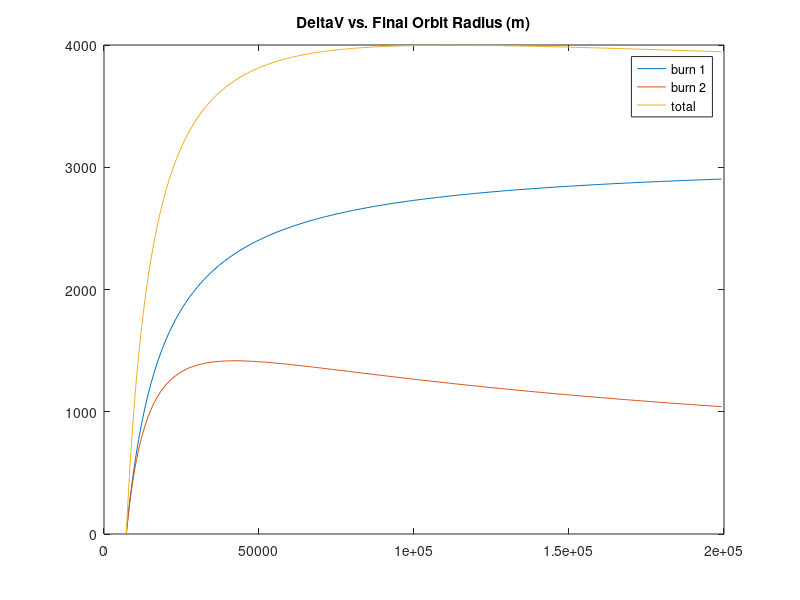
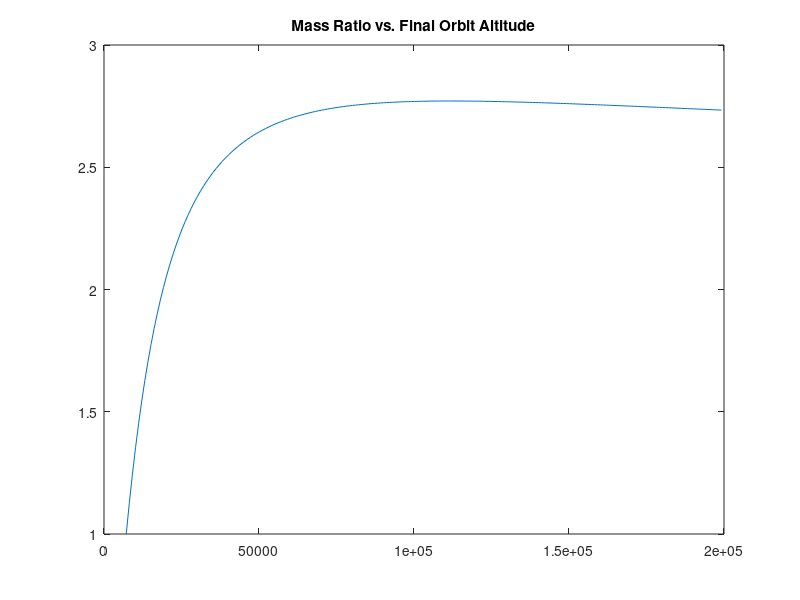

MATLAB code for these plots, in order:
%jjs280
%03/31/2021
%This code is used to calculate the performance of the chemical kick stage
%Calculate deltaV to get to Earth SOI and required mass ratio with a chemical kick stage
clc;
%clear;
close all;


%Hohmann Transfer from assembly orbit to intermediate orbit:
mu_earth = 3.986e14; %[m^3/s^2]
R_earth = 6.371e6; %[m]
initial_altitude = 8e5;% [m]
R_im = (R_earth + initial_altitude):1e6:2e8; %[m]
a1 = R_earth + initial_altitude;
a2 = R_im;
g0 = 9.807; %[m/s]
%Calculate deltaV
deltaV_1 = sqrt(mu_earth./a1).*(sqrt((2.*a2)./(a1+a2))-1);
deltaV_2 = sqrt(mu_earth./a2).*(1-sqrt((2.*a1)./(a1+a2)));
%Kick Stage Sizing (Biprop, Full Hohmann to MEO)
Isp = 400; %[s]
spacecraft_dry_mass = 300e3; %[kg]
Mratio = exp((deltaV_1+deltaV_2)/(Isp*g0));
propellant_mass = spacecraft_dry_mass*(Mratio - 1);
%disp(['Propellant mass for a Hohmann Transfer from LEO to MEO is: ',num2str(propellant_mass),' kg']);
figure()
plot(a2.*1e-3,deltaV_1,a2.*1e-3,deltaV_2,a2.*1e-3,(deltaV_2+deltaV_1));
title('DeltaV vs. Final Orbit Radius (m)');
legend('burn 1', 'burn 2', 'total');
figure()
plot(a2*1e-3,Mratio);
title('Mass Ratio vs. Final Orbit Altitude');

%Boost Stage Sizing (Big Boost)
%120000kg Biprop, 110000 kg propellant, Isp = 400s;
Isp = 400;% [s]
spacecraft_dry_mass = 3.5e5+1e4; %[kg]
solid_propellant_mass = 1e5;% [kg]
deltaV_kick = Isp*g0*log((spacecraft_dry_mass+solid_propellant_mass)/spacecraft_dry_mass);
disp(['Delta V for the boost stage is: ',num2str(deltaV_kick),' m/s']);

%Kick Stage Sizing (Partial kick)
%4x 6000kg SRs, 5000 kg propellant each, Isp = 300s, burn 4 at once;
Isp = 302.9;% [s]
spacecraft_dry_mass = 500000; %[kg]
solid_propellant_mass = 4*4.5e3;% [kg]
deltaV_kick = Isp*g0*log((spacecraft_dry_mass+solid_propellant_mass)/spacecraft_dry_mass);
disp(['Delta V for the kick stage is: ',num2str(deltaV_kick),' m/s']);

%Hohmann Transfer from assembly orbit to Earth SOI:
%{
%CONCLUSION: Chemical kick stage cannot be used to carry s/c to Earth SOI, it would need >400 mT of propellant
mu_earth = 3.986e14; %[m^3/s^2]
R_earth = 6.371e6; %[m]
R_earth_SOI = 0.929e9; %[m]
initial_altitude = 600e3;% [m]
a1 = R_earth + initial_altitude;
a2 = R_earth_SOI;
g0 = 9.807; %[m/s]
%Calculate deltaV
deltaV_1 = sqrt(mu_earth/a1)*(sqrt((2*a2)/(a1+a2))-1);
deltaV_2 = sqrt(mu_earth/a2)*(1-sqrt((2*a1)/(a1+a2)));
%Kick Stage Sizing (Biprop, Full Hohmann to SOI)
Isp = 400; %[s]
spacecraft_dry_mass = 300e3; %[kg]
Mratio = exp((deltaV_1+deltaV_2)/(Isp*g0));
propellant_mass = spacecraft_dry_mass*(Mratio - 1);
disp(['Propellant mass for a Hohmann Transfer from LEO to Earth SOI is: ',num2str(propellant_mass),' kg']);
%}